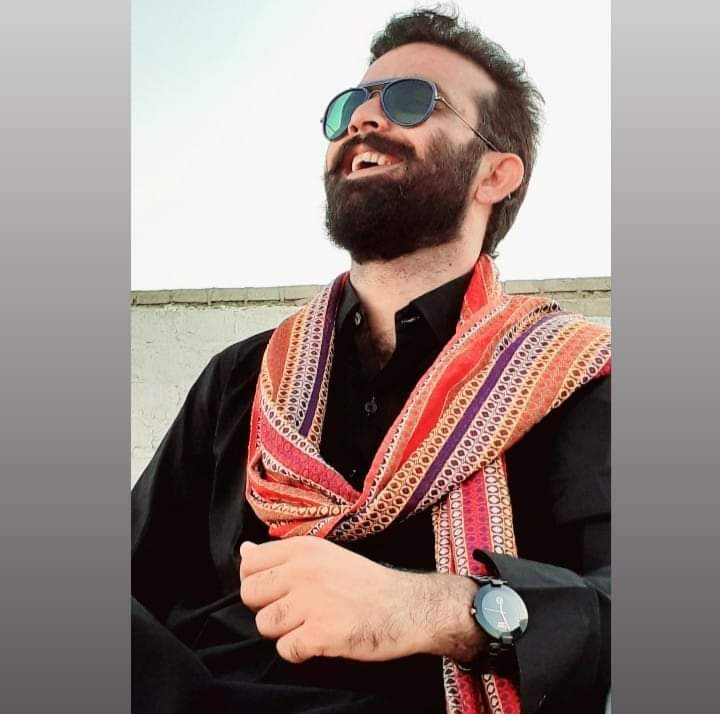
#> input picture Fahad.jpeg, 720 x 714 px
$ python main.py
#> lines starting #> are read from the running program, lines starting #| are printed output that depends on the picture; after the words box and inside, x2 and y2 are one past the last pixel; in counts of white or black regions, pixels touching at a corner belong together
import numpy as np
import cv2


image = cv2.imread('Fahad.jpeg')
#> image is the input picture: shape (714, 720, 3); mean B, G, R 129.9, 133.9, 149.8

boundaries = [
    ([17, 15, 100], [50, 56, 200]),
    ([86, 31, 4], [220, 88, 50]),
    ([25, 146, 190], [62, 174, 250]),
    ([103, 86, 65], [145, 133, 128])
]

for (lower, upper) in boundaries:
    lower = np.array(lower, dtype = "uint8")
    upper = np.array(upper, dtype = "uint8")

    mask = cv2.inRange(image, lower, upper)
    output = cv2.bitwise_and(image, image, mask=mask)

    cv2.imshow("images", np.hstack([image, output]))
    cv2.waitKey(0)
#> this loop made 4 passes
#> pass 1, `mask = cv2.inRange(image, lower, upper)`:
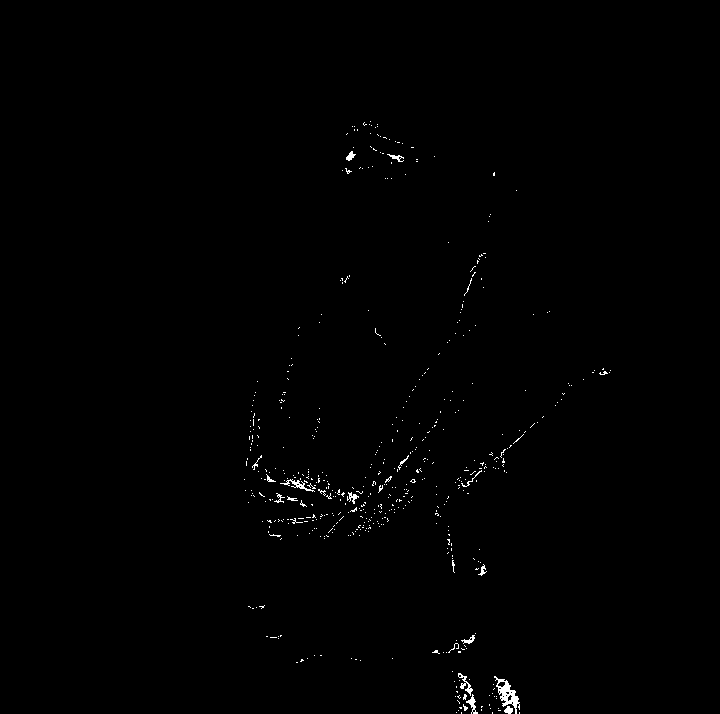
#> mask: shape (714, 720); 0.48% white in thin lines or dots, all inside (x1, y1, x2, y2) = (244, 121, 611, 714)
#> pass 1, `cv2.imshow("images", np.hstack([image, output]))`:
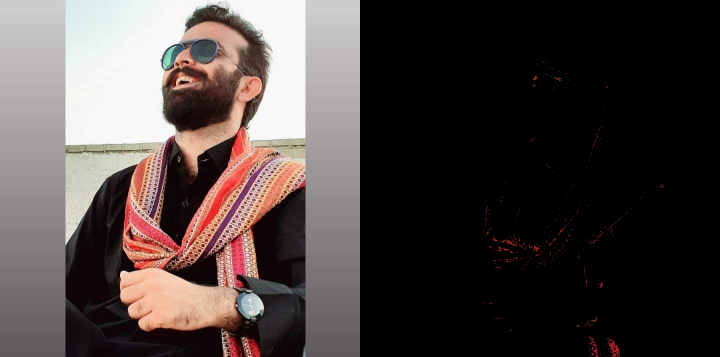
#> window 'images': shape (714, 1440, 3) (shown at 1/2 size); mean B, G, R 65, 67, 75.3
#> pass 2, `mask = cv2.inRange(image, lower, upper)`:
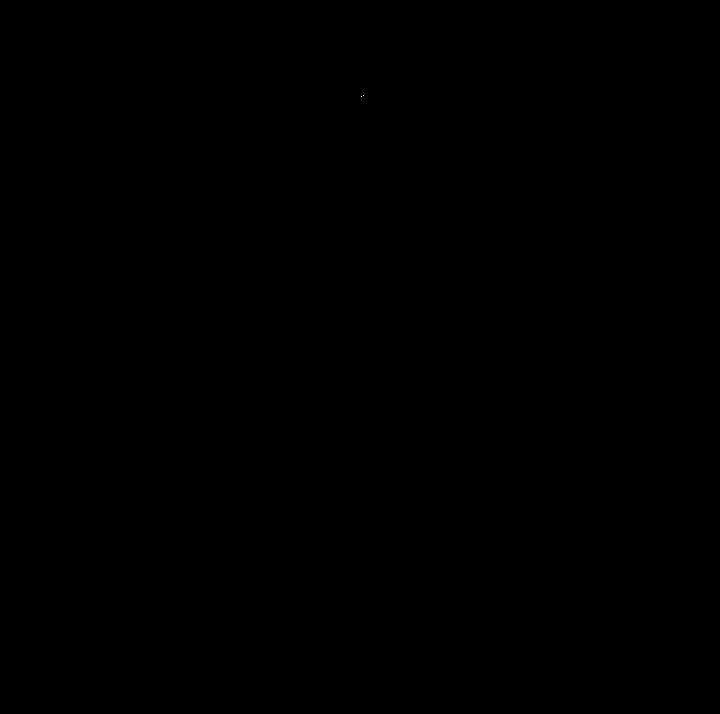
#> mask: shape (714, 720); 0% white in thin lines or dots, all inside (x1, y1, x2, y2) = (361, 95, 364, 97)
